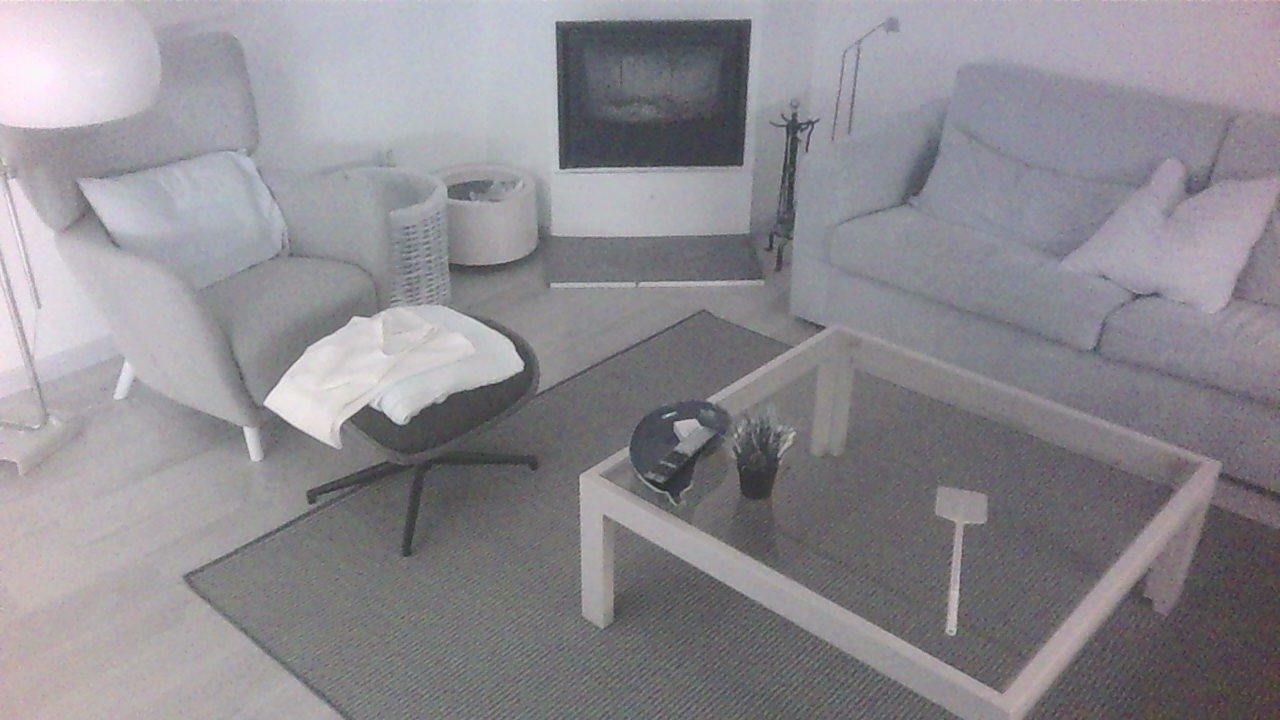
#> input picture ros2_ws/tests/stereo-calibration/cam1.jpg, 1280 x 720 px, given in place of the camera
$ python continued-feature-detection.py
#> lines starting #> are read from the running program, lines starting #| are printed output that depends on the picture
import cv2
import numpy as np
import matplotlib.pyplot as plt


def resize_image(img, target_size):
    return cv2.resize(
        img, (target_size[1], target_size[0]), interpolation=cv2.INTER_LINEAR
    )


def detect_and_match_features(img1, img2):
    # Initialize ORB detector
    orb = cv2.ORB_create(500)

    # Detect keypoints and descriptors with ORB
    keypoints1, descriptors1 = orb.detectAndCompute(img1, None)
    keypoints2, descriptors2 = orb.detectAndCompute(img2, None)

    # Create BFMatcher object
    bf = cv2.BFMatcher(cv2.NORM_HAMMING, crossCheck=True)

    # Match descriptors
    matches = bf.match(descriptors1, descriptors2)

    # Sort them in the order of their distance
    matches = sorted(matches, key=lambda x: x.distance)

    # Draw matches
    img_matches = cv2.drawMatches(
        img1,
        keypoints1,
        img2,
        keypoints2,
        matches[:50],
        None,
        flags=cv2.DrawMatchesFlags_NOT_DRAW_SINGLE_POINTS,
    )

    return keypoints1, keypoints2, matches, img_matches


cap1 = cv2.VideoCapture(0)
cap2 = cv2.VideoCapture(1)

if not cap1.isOpened() or not cap2.isOpened():
    print("Error: Could not open video device.")
    exit()

while True:

    # Load the frames
    ret1, frame1 = cap1.read()
#> frame1 is the input picture: shape (720, 1280, 3); mean B, G, R 144.1, 138.6, 141.1
    ret2, frame2 = cap2.read()
    if not ret1 or not ret2:
        print("Error: Could not read frame.")
        break

    # Match size
    target_size = frame2.shape  # Resize img1 to match the size of img2
#> target_size = (720, 1280, 3)
    frame1 = resize_image(frame1, target_size)

    # Grayscale
    frame1 = cv2.cvtColor(frame1, cv2.COLOR_BGR2GRAY)
#> frame1: shape (720, 1280)
    frame2 = cv2.cvtColor(frame2, cv2.COLOR_BGR2GRAY)

    # Gaussian blur
    frame1_prep = cv2.GaussianBlur(frame1, (3, 3), 0)
    frame2_prep = cv2.GaussianBlur(frame2, (3, 3), 0)

    # Detect and match features
    try:
        keypoints1, keypoints2, matches, img_matches = detect_and_match_features(
            frame1_prep, frame2_prep
        )
#> in detect_and_match_features, `keypoints1, descriptors1 = orb.detectAndCompute(img1, None)`: keypoints1 = 500 keypoints; strongest (x, y, size): (516, 365, 111.1), (520, 364, 92.6), (398, 419, 111.1), (400, 421, 92.6)
#> in detect_and_match_features, `keypoints2, descriptors2 = orb.detectAndCompute(img2, None)`: keypoints2 has the same summary as keypoints1
#> in detect_and_match_features, `matches = bf.match(descriptors1, descriptors2)`: matches = 500 matches
#> in detect_and_match_features, `img_matches = cv2.drawMatches( img1, keypoints1, img2, keypoints2, mat..`:
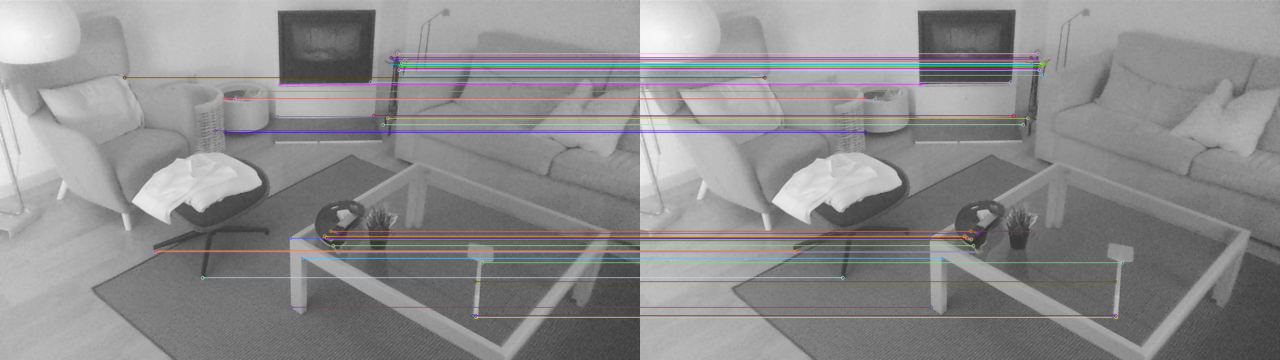
#> img_matches: shape (720, 2560, 3) (shown at 1/2 size); mean of channels 0, 1, 2 140.1, 139.8, 140.5; drawn as B, G, R
#> keypoints2 has the same summary as keypoints1 in detect_and_match_features; matches = 500 matches
    except cv2.error:
        continue

    # img_matches = cv2.resize(img_matches, (0, 0), fx=0.5, fy=0.5)
    # Show the matches
    cv2.imshow("Matches", img_matches)
    if cv2.waitKey(100) & 0xFF == ord("q"):
#> (key q is pressed here)
        break

cap1.release()
cap2.release()
cv2.destroyAllWindows()

$ run again, on ros2_ws/tests/stereo-calibration/cam2.jpg
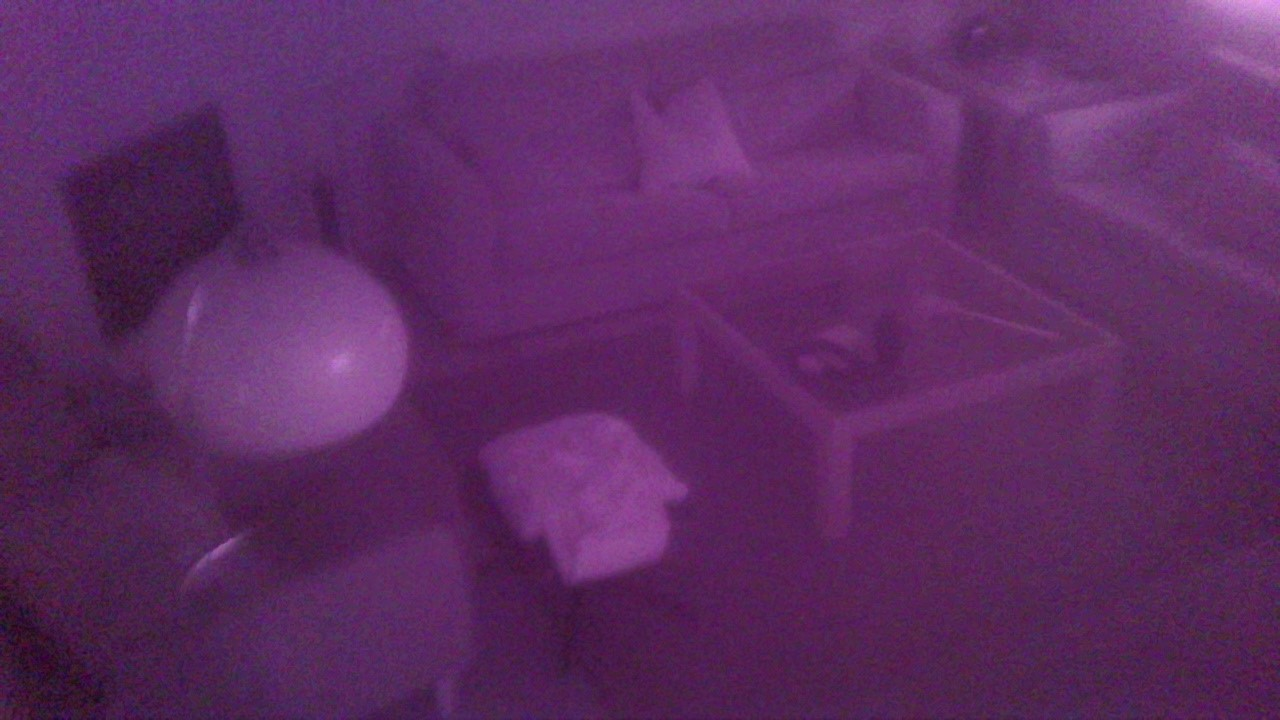
#> input picture ros2_ws/tests/stereo-calibration/cam2.jpg, 1280 x 720 px, given in place of the camera
#> frame1 is the input picture: shape (720, 1280, 3); mean B, G, R 98.4, 43.9, 93.8
#> `frame1 = cv2.cvtColor(frame1, cv2.COLOR_BGR2GRAY)`:
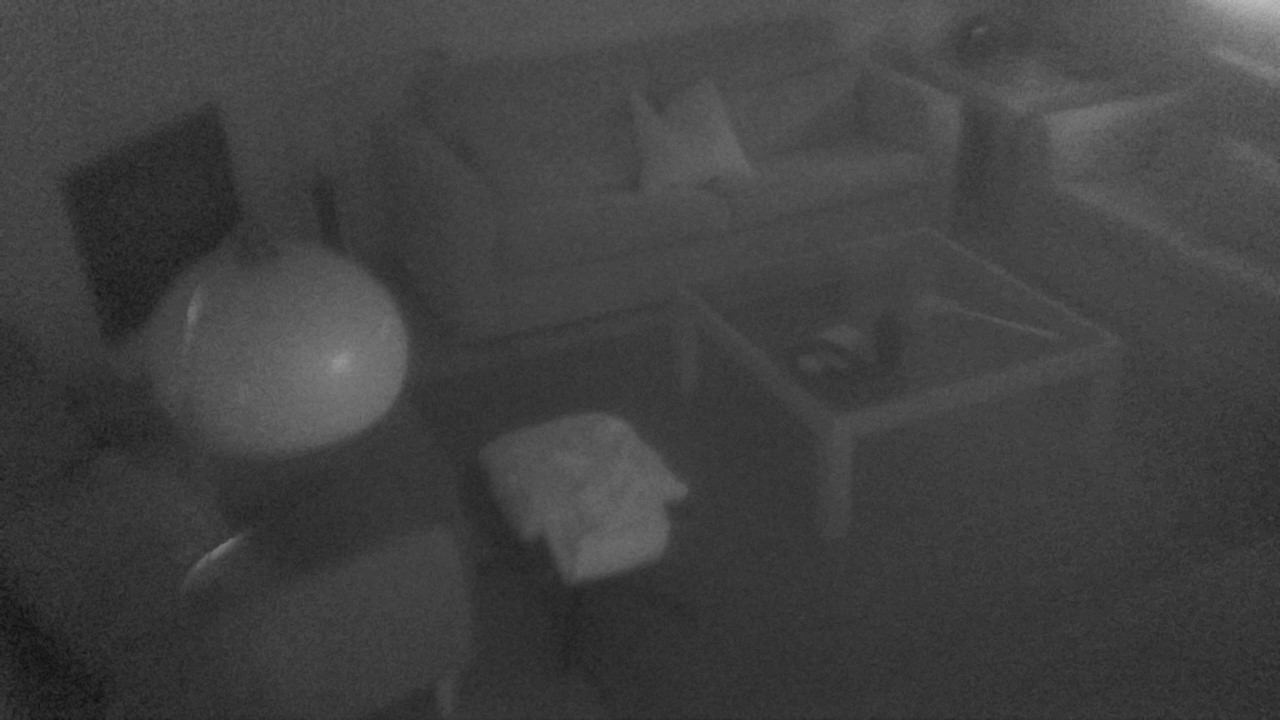
#> frame1: shape (720, 1280); min 16, max 191, mean 65
#> in detect_and_match_features, `keypoints1, descriptors1 = orb.detectAndCompute(img1, None)`: keypoints1 = 3 keypoints; (x, y, size): (229, 541, 111.1), (230, 540, 92.6), (229, 540, 77.1)
#> in detect_and_match_features, `keypoints2, descriptors2 = orb.detectAndCompute(img2, None)`: keypoints2 has the same summary as keypoints1
#> in detect_and_match_features, `matches = bf.match(descriptors1, descriptors2)`: matches = 3 matches
#> in detect_and_match_features, `img_matches = cv2.drawMatches( img1, keypoints1, img2, keypoints2, mat..`:
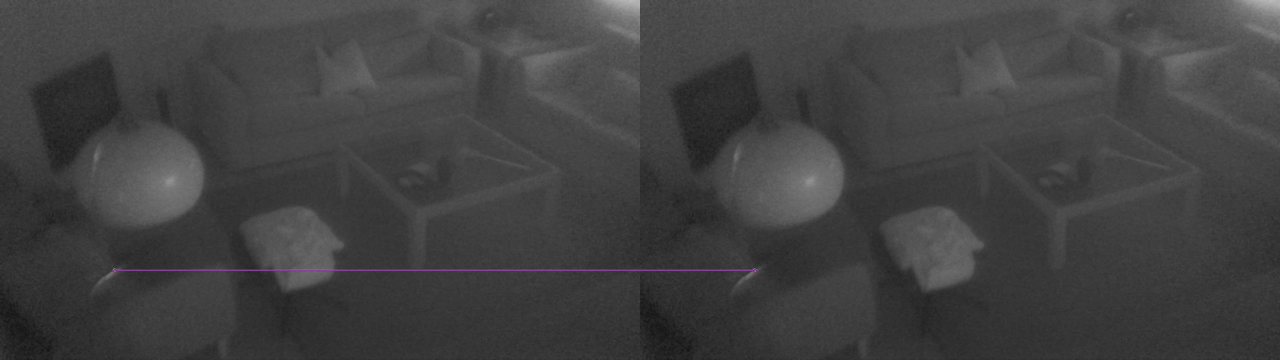
#> img_matches: shape (720, 2560, 3) (shown at 1/2 size); mean of channels 0, 1, 2 65.2, 65.1, 65.2; drawn as B, G, R
#> `keypoints1, keypoints2, matches, img_matches = detect_and_match_featur..`: keypoints2 has the same summary as keypoints1 in detect_and_match_features
